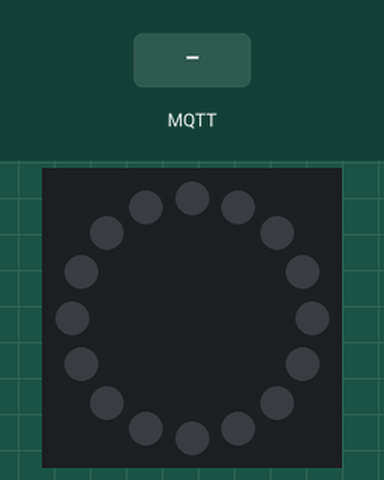
Bench run of a sketch on a simulated ESP8266 (NodeMCU). On the bench: 16 RGB LEDs in a ring, first at the top, clockwise. The inputs (shaded band) are chosen by the test bench. Dim RGB values are drawn brighter than linear; WiFi joins after 1.5 s; servers stay silent unless stated; no MQTT or app messages arrive unless stated; what the sketch prints to the serial monitor is not drawn.

Above: at 2.7 s.
2.8 s: MQTT message "90" arrives on the first subscribed topic
At 3.3 s:
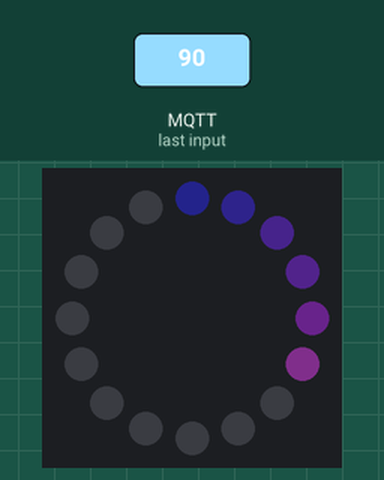
4.3 s: MQTT message "5" arrives on the first subscribed topic
At 5.5 s:
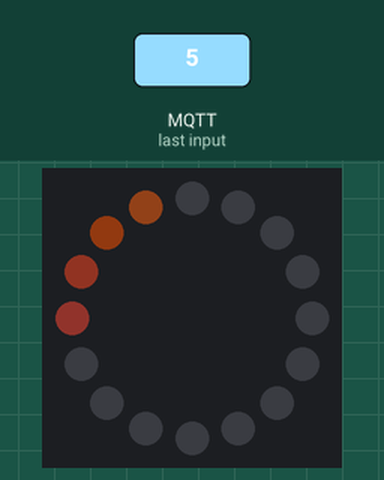
5.8 s: MQTT message "200" arrives on the first subscribed topic
At 6.8 s:
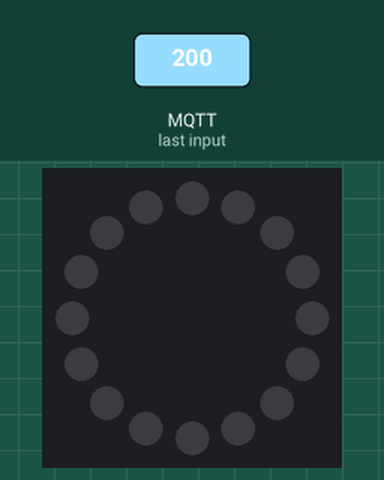
Timing chart, 0 to 8.8 s (numbered marks = the images above; inputs shaded):
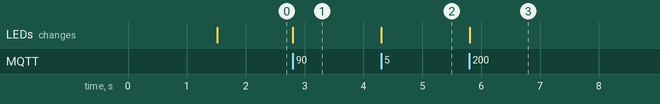

Measured:
- after the input at 2.8 s, the LEDs: change at once (image 1)
- after the input at 4.3 s, the LEDs: change at once (image 2)
- after the input at 5.8 s, the LEDs: change at once (image 3)

The sketch:

mqtt_8266_neopixel.ino
```cpp
#include <SPI.h>
#include <ESP8266WiFi.h>
#include <PubSubClient.h>

const char* ssid     = "DIYIOT";
const char* password = "diyiotdiyiot";
const char* mqtt_server = "10.10.10.3";
const char* topic = "neopixel_ring/1";
char msg[50];
char message_buffer[100];
String myMsg;

WiFiClient espClient;
PubSubClient client(espClient);

#include <Adafruit_NeoPixel.h>
#define PIN 13
#define LED_COUNT 16
Adafruit_NeoPixel leds = Adafruit_NeoPixel(LED_COUNT, PIN, NEO_GRB + NEO_KHZ800);

long colour[] = { 0x191F61, 0x231D61, 0x2F1D61, 0x3D1D62, 0x4B1F62, 0x592062, 0x682462, 0x6F2562, 0x762862, 0x7E2A62,
                  0x802B50, 0x832E3E, 0x86312E, 0x893620, 0x8C3B15, 0x904019, 0x96441C, 0x9B491E, 0xA04D21, 0xA55124,
                  0xA85424, 0xAA5726, 0xAE5927, 0xB15C29, 0xB45F2A, 0xBD6C2E, 0xC77932, 0xD08636, 0xDA933B, 0xE5A13F,
                  0xE7AA3E, 0xE9B23E, 0xEBBC3E, 0xEDC43D, 0xF0CD3D, 0xF1D33E, 0xF3D93E, 0xF5DF3F, 0xF7E540, 0xF9EB41,
                  0xFAEE47, 0xFBF150, 0xFBF359, 0xFCF665, 0xFDF970, 0xF7F77C, 0xF0F487, 0xF0F487, 0xEAF294, 0xE4EEA1,
                  0xDEECAE, 0xD8EABB, 0xD2E8C9, 0xCCE6D7, 0xC6E3E6, 0xC1E1F3, 0xCCE7F6, 0xD9EDF8, 0xE5F3FA, 0xF2F9FD,
                  0xF2F9FD, 0xE5F3FA, 0xD9EDF8, 0xCCE7F6, 0xC1E1F3, 0xC6E3E6, 0xCCE6D7, 0xD2E8C9, 0xD8EABB, 0xDEECAE,
                  0xE4EEA1, 0xEAF294, 0xF0F487, 0xF0F487, 0xF7F77C, 0xFDF970, 0xFCF665, 0xFBF359, 0xFBF150, 0xFAEE47,
                  0xF9EB41, 0xF7E540, 0xF5DF3F, 0xF3D93E, 0xF1D33E, 0xF0CD3D, 0xEDC43D, 0xEBBC3E, 0xE9B23E, 0xE7AA3E,
                  0xE5A13F, 0xDA933B, 0xD08636, 0xC77932, 0xBD6C2E, 0xB45F2A, 0xB15C29, 0xAE5927, 0xAA5726, 0xA85424,
                  0xA55124, 0xA04D21, 0x9B491E, 0x96441C, 0x904019, 0x8C3B15, 0x893620, 0x86312E, 0x832E3E, 0x802B50,
                  0x7E2A62, 0x762862, 0x6F2562, 0x682462, 0x592062, 0x4B1F62, 0x3D1D62, 0x2F1D61, 0x231D61, 0x191F61 };

int const potPin = A0; // Potentiometer input
int potVal = 0; // Potentiometer value
int ledPosition; // Position of active LED
int lastpot = 0;  // last potentiometer reading to compair with

void setup()
{
  Serial.begin(115200);
  setup_wifi();
  client.setServer(mqtt_server, 1883);
  client.setCallback(callback);
  leds.begin();  // Call this to start up the LED strip.
  clearLEDs();   // This function, defined below, turns all LEDs off...
  leds.setBrightness(32); // Set global brightness for the whole strip 0-255
  leds.show();   // ...but the LEDs don't actually update until you call this.
}

void setup_wifi() {

  delay(10);
  // We start by connecting to a WiFi network
  Serial.println();
  Serial.print("Connecting to ");
  Serial.println(ssid);

  WiFi.begin(ssid, password);

  while (WiFi.status() != WL_CONNECTED) {
    delay(500);
    Serial.print(".");
  }

  Serial.println("");
  Serial.println("WiFi connected");
  Serial.println("IP address: ");
  Serial.println(WiFi.localIP());
}


void callback(char* topic, byte* payload, unsigned int length) {
 int i = 0;
  Serial.print("Message arrived [");
  Serial.print(topic);
  Serial.print("] ");
  payload[length] = '\0';
  String potValString = String((char*)payload);
  potVal = potValString.toInt();
  Serial.println("Received: " + String(potVal));
}

void reconnect() {
  // Loop until we're reconnected
  while (!client.connected()) {

      Serial.print("Attempting MQTT connection...");
    // Attempt to connect
    if (client.connect(topic)) {
      Serial.println("connected");
      // Once connected, publish an announcement...
      client.publish(topic, "connected");
      // ... and resubscribe
      client.subscribe(topic);
    } else {
      Serial.print("failed, rc=");
      Serial.print(client.state());
      Serial.println(" try again in 5 seconds");
      // Wait 5 seconds before retrying
      delay(5000);
    }
  }
}

void loop()
{

    if (!client.connected()) {
    reconnect();
  }

  //potVal = analogRead(potPin); // potentiometer
    if( abs (potVal - lastpot) > 6 ) { // lower values than 6 result in flickering back and forth between the active pixels when pot position is in between values
       lastpot = potVal;     // set value before next comapare (pot != lastpot)
       ledPosition = map(potVal, 0, 100, 16, 0); // map the led position on a 120 led strip
       clearLEDs();   // This function, defined below, turns all LEDs off...
       leds.setPixelColor(ledPosition, colour[ledPosition]); // Pointing the active pixel to the colours defined in the array.

       // 5 negative + active LED + 5 positive LEDs retaining their original colour (but dimming on the outside)
       //The intention was there to dim the outer pixels but I've yet to find a way to make it work.
      // leds.setPixelColor(ledPosition-5, colour[ledPosition-5]);
       //leds.setPixelColor(ledPosition-4, colour[ledPosition-4]);
       leds.setPixelColor(ledPosition-3, colour[ledPosition-3]);
       leds.setPixelColor(ledPosition-2, colour[ledPosition-2]);
       leds.setPixelColor(ledPosition-1, colour[ledPosition-1]);
       leds.setPixelColor(ledPosition+1, colour[ledPosition+1]);
       leds.setPixelColor(ledPosition+2, colour[ledPosition+2]);
       leds.setPixelColor(ledPosition+3, colour[ledPosition+3]);
       //leds.setPixelColor(ledPosition+4, colour[ledPosition+4]);
       //leds.setPixelColor(ledPosition+5, colour[ledPosition+5]);

       leds.show();
    }

        client.loop();
}

// Sets all LEDs to off, but DOES NOT update the display;
// call leds.show() to actually turn them off after this.
void clearLEDs()
{
  for (int i=0; i<LED_COUNT; i++)
  {
    leds.setPixelColor(i, 0);
  }
}
```
